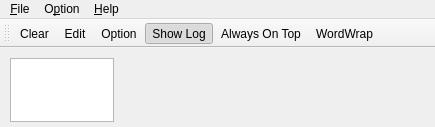
<?xml version="1.0" encoding="UTF-8"?>
<ui version="4.0">
 <class>MainWindow</class>
 <widget class="QMainWindow" name="MainWindow">
	<property name="geometry">
	 <rect>
		<x>0</x>
		<y>0</y>
		<width>435</width>
		<height>127</height>
	 </rect>
	</property>
	<property name="windowTitle">
	 <string>VDream LogServer</string>
	</property>
	<widget class="QWidget" name="centralWidget">
	 <widget class="QPlainTextEdit" name="plainTextEdit">
		<property name="geometry">
		 <rect>
			<x>10</x>
			<y>10</y>
			<width>104</width>
			<height>64</height>
		 </rect>
		</property>
		<property name="font">
		 <font>
			<family>Courier New</family>
			<weight>50</weight>
			<bold>false</bold>
		 </font>
		</property>
	 </widget>
	</widget>
	<widget class="QMenuBar" name="menuBar">
	 <property name="geometry">
		<rect>
		 <x>0</x>
		 <y>0</y>
		 <width>435</width>
		 <height>17</height>
		</rect>
	 </property>
	 <widget class="QMenu" name="menu_File">
		<property name="title">
		 <string>&amp;File</string>
		</property>
		<addaction name="actionOpen"/>
		<addaction name="actionClose"/>
		<addaction name="separator"/>
		<addaction name="actionEdit"/>
		<addaction name="actionClear"/>
		<addaction name="separator"/>
		<addaction name="actionExit"/>
	 </widget>
	 <widget class="QMenu" name="menuO_ption">
		<property name="title">
		 <string>O&amp;ption</string>
		</property>
		<addaction name="actionOption"/>
		<addaction name="actionShowLog"/>
		<addaction name="actionAlwaysOnTop"/>
	 </widget>
	 <widget class="QMenu" name="menu_Help">
		<property name="title">
		 <string>&amp;Help</string>
		</property>
		<addaction name="actionAbout"/>
	 </widget>
	 <addaction name="menu_File"/>
	 <addaction name="menuO_ption"/>
	 <addaction name="menu_Help"/>
	</widget>
	<widget class="QToolBar" name="toolBar">
	 <property name="windowTitle">
		<string>toolBar</string>
	 </property>
	 <attribute name="toolBarArea">
		<enum>TopToolBarArea</enum>
	 </attribute>
	 <attribute name="toolBarBreak">
		<bool>false</bool>
	 </attribute>
	 <addaction name="actionClear"/>
	 <addaction name="actionEdit"/>
	 <addaction name="actionOption"/>
	 <addaction name="actionShowLog"/>
	 <addaction name="actionAlwaysOnTop"/>
	 <addaction name="actionWordWrap"/>
	</widget>
	<action name="actionOpen">
	 <property name="text">
		<string>&amp;Open</string>
	 </property>
	 <property name="iconVisibleInMenu">
		<bool>false</bool>
	 </property>
	</action>
	<action name="actionClose">
	 <property name="text">
		<string>C&amp;lose</string>
	 </property>
	</action>
	<action name="actionClear">
	 <property name="text">
		<string>&amp;Clear</string>
	 </property>
	 <property name="shortcut">
		<string>Alt+C</string>
	 </property>
	</action>
	<action name="actionExit">
	 <property name="text">
		<string>E&amp;xit</string>
	 </property>
	</action>
	<action name="actionOption">
	 <property name="text">
		<string>O&amp;ption</string>
	 </property>
	</action>
	<action name="actionAbout">
	 <property name="text">
		<string>&amp;About</string>
	 </property>
	</action>
	<action name="actionShowLog">
	 <property name="checkable">
		<bool>true</bool>
	 </property>
	 <property name="checked">
		<bool>true</bool>
	 </property>
	 <property name="text">
		<string>Show Log</string>
	 </property>
	</action>
	<action name="actionAlwaysOnTop">
	 <property name="checkable">
		<bool>true</bool>
	 </property>
	 <property name="text">
		<string>Always On Top</string>
	 </property>
	</action>
	<action name="actionEdit">
	 <property name="text">
		<string>&amp;Edit</string>
	 </property>
	</action>
	<action name="actionWordWrap">
	 <property name="checkable">
		<bool>true</bool>
	 </property>
	 <property name="text">
		<string>WordWrap</string>
	 </property>
	</action>
 </widget>
 <layoutdefault spacing="6" margin="11"/>
 <resources/>
 <connections/>
</ui>
